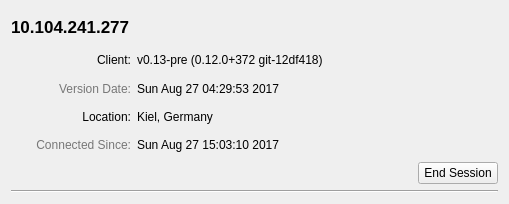
<?xml version="1.0" encoding="UTF-8"?>
<ui version="4.0">
 <class>CoreSessionWidget</class>
 <widget class="QWidget" name="CoreSessionWidget">
  <property name="geometry">
   <rect>
    <x>0</x>
    <y>0</y>
    <width>509</width>
    <height>204</height>
   </rect>
  </property>
  <property name="sizePolicy">
   <sizepolicy hsizetype="Expanding" vsizetype="Fixed">
    <horstretch>0</horstretch>
    <verstretch>0</verstretch>
   </sizepolicy>
  </property>
  <property name="minimumSize">
   <size>
    <width>480</width>
    <height>0</height>
   </size>
  </property>
  <property name="maximumSize">
   <size>
    <width>16777215</width>
    <height>16777215</height>
   </size>
  </property>
  <layout class="QGridLayout" name="gridLayout_4">
   <item row="0" column="0">
    <layout class="QGridLayout" name="mainLayout" rowstretch="0,0,0">
     <item row="0" column="0">
      <layout class="QHBoxLayout" name="titleLayout">
       <item>
        <widget class="QLabel" name="labelRemoteAddress">
         <property name="font">
          <font>
           <pointsize>13</pointsize>
           <weight>75</weight>
           <bold>true</bold>
          </font>
         </property>
         <property name="text">
          <string notr="true">10.104.241.277</string>
         </property>
        </widget>
       </item>
       <item>
        <widget class="QLabel" name="iconSecure">
         <property name="sizePolicy">
          <sizepolicy hsizetype="Fixed" vsizetype="Fixed">
           <horstretch>0</horstretch>
           <verstretch>0</verstretch>
          </sizepolicy>
         </property>
         <property name="minimumSize">
          <size>
           <width>32</width>
           <height>32</height>
          </size>
         </property>
         <property name="text">
          <string />
         </property>
         <property name="alignment">
          <set>Qt::AlignRight|Qt::AlignTrailing|Qt::AlignVCenter</set>
         </property>
         <property name="textInteractionFlags">
          <set>Qt::NoTextInteraction</set>
         </property>
        </widget>
       </item>
      </layout>
     </item>
     <item row="1" column="0">
      <layout class="QGridLayout" name="contentLayout" columnstretch="1,3">
       <item row="0" column="0">
        <widget class="QLabel" name="labelClientTitle">
         <property name="styleSheet">
          <string notr="true">opacity: 0.66;</string>
         </property>
         <property name="text">
          <string>Client:</string>
         </property>
         <property name="alignment">
          <set>Qt::AlignRight|Qt::AlignTrailing|Qt::AlignVCenter</set>
         </property>
        </widget>
       </item>
       <item row="0" column="1">
        <widget class="QLabel" name="labelClient">
         <property name="text">
          <string notr="true">v0.13-pre (0.12.0+372 git-12df418)</string>
         </property>
        </widget>
       </item>
       <item row="1" column="0">
        <widget class="QLabel" name="labelVersionDateTitle">
         <property name="styleSheet">
          <string notr="true">color: rgb(119, 119, 119);</string>
         </property>
         <property name="text">
          <string>Version Date:</string>
         </property>
         <property name="alignment">
          <set>Qt::AlignRight|Qt::AlignTrailing|Qt::AlignVCenter</set>
         </property>
        </widget>
       </item>
       <item row="1" column="1">
        <widget class="QLabel" name="labelVersionDate">
         <property name="text">
          <string notr="true">Sun Aug 27 04:29:53 2017</string>
         </property>
        </widget>
       </item>
       <item row="2" column="0">
        <widget class="QLabel" name="labelLocationTitle">
         <property name="styleSheet">
          <string notr="true">opacity: 0.66;</string>
         </property>
         <property name="text">
          <string>Location:</string>
         </property>
         <property name="alignment">
          <set>Qt::AlignRight|Qt::AlignTrailing|Qt::AlignVCenter</set>
         </property>
        </widget>
       </item>
       <item row="2" column="1">
        <widget class="QLabel" name="labelLocation">
         <property name="text">
          <string notr="true">Kiel, Germany</string>
         </property>
        </widget>
       </item>
       <item row="3" column="0">
        <widget class="QLabel" name="labelUptimeTitle">
         <property name="styleSheet">
          <string notr="true">color: rgb(119, 119, 119);</string>
         </property>
         <property name="text">
          <string>Connected Since:</string>
         </property>
         <property name="alignment">
          <set>Qt::AlignRight|Qt::AlignTrailing|Qt::AlignVCenter</set>
         </property>
        </widget>
       </item>
       <item row="3" column="1">
        <widget class="QLabel" name="labelUptime">
         <property name="text">
          <string notr="true">Sun Aug 27 15:03:10 2017</string>
         </property>
        </widget>
       </item>
      </layout>
     </item>
     <item row="2" column="0">
      <layout class="QHBoxLayout" name="actionsLayout">
       <item>
        <spacer name="horizontalSpacer">
         <property name="orientation">
          <enum>Qt::Horizontal</enum>
         </property>
         <property name="sizeHint" stdset="0">
          <size>
           <width>40</width>
           <height>20</height>
          </size>
         </property>
        </spacer>
       </item>
       <item>
        <widget class="QPushButton" name="disconnectButton">
         <property name="text">
          <string>End Session</string>
         </property>
        </widget>
       </item>
      </layout>
     </item>
    </layout>
   </item>
   <item row="2" column="0">
    <widget class="Line" name="line">
     <property name="orientation">
      <enum>Qt::Horizontal</enum>
     </property>
    </widget>
   </item>
  </layout>
 </widget>
 <resources />
 <connections />
</ui>
